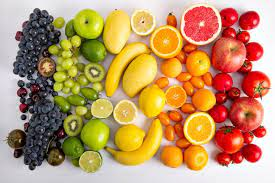
#> input picture week7/image.jpg, 275 x 183 px
$ python image_rgb.py
#> lines starting #> are read from the running program, lines starting #| are printed output that depends on the picture
import cv2
import numpy as np

# fname = input('Enter image file name:')
fname = "image.jpg"
img = cv2.imread(fname)
#> img is the input picture: shape (183, 275, 3); mean B, G, R 103.1, 150.3, 190.9

b = img[:, :, 0]
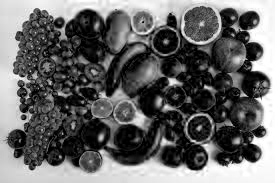
#> b: shape (183, 275); min 0, max 255, mean 103.1
g = img[:, :, 1]
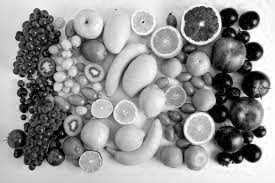
#> g: shape (183, 275); min 0, max 255, mean 150.3
r = img[:, :, 2]
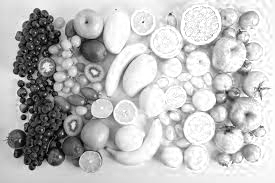
#> r: shape (183, 275); min 0, max 255, mean 190.9
rgb_img = np.hstack((r, g, b))
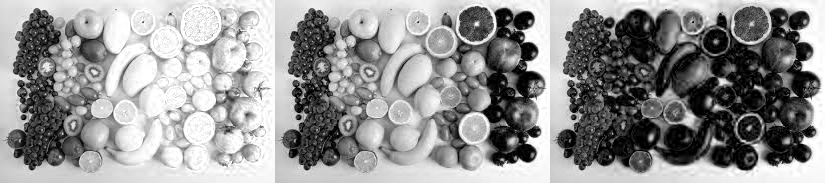
#> rgb_img: shape (183, 825); min 0, max 255, mean 148.1
cv2.imshow('RGB-images', rgb_img)
cv2.waitKey(0)
cv2.destroyAllWindows()
